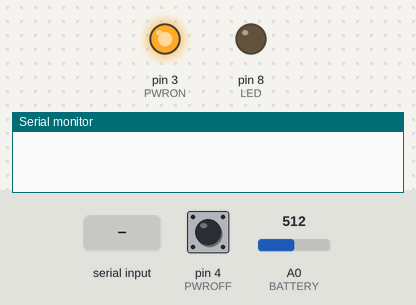
A sketch run on a simulated Arduino Uno, built with avr-gcc and run on an emulated ATmega328P. Shown: output pins drawn as LEDs (lit = HIGH), the last lines printed to the serial monitor. Dashed ring = blinking. The test bench sets the inputs (shaded band); at power-on: pin 4 (PWROFF) HIGH, A0 (BATTERY) = 512.

Above: at 0.1 s.
At 0.6 s:
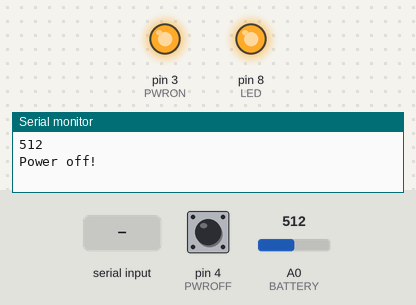
At 5.7 s:
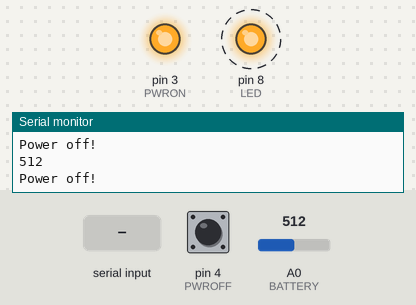
5.8 s: "s;45\n" received over the second serial link
Timing chart, 0 to 14.8 s (numbered marks = the images above; inputs shaded):
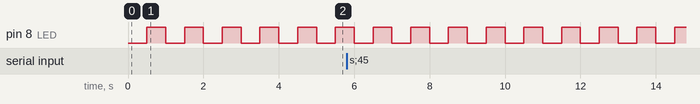

Measured:
- by itself, pin 8 (LED): alternates HIGH for 0.50 s and LOW for 0.50 s

The sketch:

BatteryManag.ino
```cpp
#include <TimerOne.h>
#include <mcp_can.h>
#include <mcp_can_dfs.h>
#include <SoftwareSerial.h>   //Software Serial Port
#include <SPI.h>

#define BATTERY     0
#define PWRON       3
#define PWROFF      4
#define RxD         7
#define TxD         6
#define LED         8

#define DEBUG_ENABLED  1

SoftwareSerial blueToothSerial(RxD,TxD);

MCP_CAN CAN(10);

const int left = 266;           //motor left
const int right = 298;          //motor right
const int speedLeft = 256;      //CAN FRAME ID for speed left wheel
const int speedRight = 288;     //speed right wheel
const int odoLeft = 257;        //odo ticks left wheel
const int odoRight = 289;       //odo ticks right wheel
int lastlSpeed = 0;
int lastrSpeed = 0;
int batVoltage = 0;                //battery voltage level

int counter = 20;
int count = 0;

unsigned long lastMillis = 0;

void setup()
{
  Serial.begin(9600);
  pinMode(RxD, INPUT);
  pinMode(TxD, OUTPUT);
  pinMode(LED, OUTPUT);
  pinMode(PWROFF,INPUT);
  pinMode(PWRON, OUTPUT);

  digitalWrite(PWRON, HIGH);

  Timer1.initialize(500000);
  Timer1.attachInterrupt( BlinkISR );

  setupBlueToothConnection();
  delay(500);
  setupCan();
}

void loop()
{
  int lSpeed, rSpeed;

  if(digitalRead(PWROFF) == 0)
  {
    Serial.println("Power off!");
    digitalWrite(PWRON, LOW);
  }

  readBlueTooth(&lSpeed, &rSpeed);

  //Deceleration of one wheel
  if((lSpeed == 0 || rSpeed == 0) && (lastlSpeed != 0 || lastrSpeed != 0))
  {
    sendSpeedToWheel(left, lSpeed);
    delay(20);
    sendSpeedToWheel(right, rSpeed);
    Serial.println("Speed: " + String(lSpeed) + "/" + String(rSpeed) + ";");
  }
  //Deceleration of both wheels
  else if((lSpeed == 0 && rSpeed == 0) && (lastlSpeed != 0 || lastrSpeed != 0))
  {
    for(int i = 0; i < 3; i++)
    {
      sendCurrentToWheel(left, -2*lastlSpeed);
      delay(20);
      sendCurrentToWheel(right, -2*lastrSpeed);
      Serial.println(" -> " + String(-lastlSpeed) + "/" + String(-lastrSpeed) + ";");
      delay(200);
    }
  }
  //Acceleration of both wheels from standing still
  else if((lSpeed != 0 || rSpeed != 0) && (lastlSpeed == 0 && lastrSpeed == 0))
  {
    for(int i = 0; i < 3; i++)
    {
      sendCurrentToWheel(left, 3*lSpeed);
      delay(20);
      sendCurrentToWheel(right, 3*rSpeed);
      Serial.println(" -> " + String(lSpeed) + "/" + String(rSpeed) + ";");
      delay(200);
    }
  }
  else
  {
    sendCurrentToWheel(left, lSpeed);
    delay(20);
    sendCurrentToWheel(right, rSpeed);
    Serial.println(" -> " + String(lSpeed) + "/" + String(rSpeed) + ";");
  }
  lastlSpeed = lSpeed;
  lastrSpeed = rSpeed;
}

void readBlueTooth(int *left, int *right)
{
  char recvChar;
  String recvString = "";
  boolean startString = false;

  while(1)
  {
    if(blueToothSerial.available())
    {
      recvChar = blueToothSerial.read();
      if(recvChar == 's' && !startString)
      {
        //String starts here.
        recvString = String(recvChar);
        startString = true;
      }
      else if(startString)
      {
        recvString += recvChar;
        if(recvChar == ';')
          break;
      }
    }
//    delay(50);
  }
//  Serial.print(recvString);

  int indexOfDelimiter, indexOfEnd;
  String lValue, rValue;

  indexOfDelimiter = recvString.indexOf('/');
  indexOfEnd = recvString.indexOf(';');

  *left = (recvString.substring(1, indexOfDelimiter)).toInt();
  *right = (recvString.substring(indexOfDelimiter + 1, indexOfEnd)).toInt();
}

void setupBlueToothConnection()
{
    blueToothSerial.begin(38400);                           // Set BluetoothBee BaudRate to default baud rate 38400
    blueToothSerial.print("\r\n+STWMOD=0\r\n");             // set the bluetooth work in slave mode
    blueToothSerial.print("\r\n+STNA=SeeedBTSlave\r\n");    // set the bluetooth name as "SeeedBTSlave"
    blueToothSerial.print("\r\n+STOAUT=1\r\n");             // Permit Paired device to connect me
    blueToothSerial.print("\r\n+STAUTO=0\r\n");             // Auto-connection should be forbidden here
    delay(2000);                                            // This delay is required.
    blueToothSerial.print("\r\n+INQ=1\r\n");                // make the slave bluetooth inquirable
    Serial.println("The slave is inquirable!");
    delay(2000);                                            // This delay is required.
    blueToothSerial.flush();
}

void setupCan()
{
START_SETUP:
  if(CAN_OK == CAN.begin(CAN_1000KBPS))
  {
    Serial.println("CAN Init ok");
  }
  else
  {
    Serial.println("Can't init CAN");
    Serial.println("Trying again");
    delay(100);
    goto START_SETUP;
  }
}

union {
  int integer;
  unsigned char byte[2];
} int2byte;

void sendSpeedToWheel(int side, int wheelSpeed)
{
  unsigned char sendBuf[5];
  int2byte.integer = wheelSpeed;
  sendBuf[0] = 1;
  sendBuf[1] = int2byte.byte[0];  //arduino int is 2 bytes (16 bit)
  sendBuf[2] = int2byte.byte[1];
  sendBuf[3] = 0;
  sendBuf[4] = 0;

  CAN.sendMsgBuf(side, 0, 5, sendBuf);
}

void sendCurrentToWheel(int side, int wheelSpeed)
{
  unsigned char sendBuf[5];
  int wheelCurrent = -2*wheelSpeed;

  int2byte.integer = wheelCurrent/3;
  sendBuf[0] = 2;
  sendBuf[1] = 0;
  sendBuf[2] = 0;
  sendBuf[3] = int2byte.byte[1];
  sendBuf[4] = int2byte.byte[0];

  CAN.sendMsgBuf(side, 0, 5, sendBuf);
}

void batteryStatus()
{
  batVoltage  = analogRead(BATTERY);
  Serial.println(batVoltage);
}

void BlinkISR()
{
  // Toggle LED
    digitalWrite( LED, digitalRead( LED ) ^ 1 );
    batteryStatus();
    count++;
    if(count = counter){
      Serial.println("Power off!");
      digitalWrite(PWROFF, LOW);
    }
}
```
